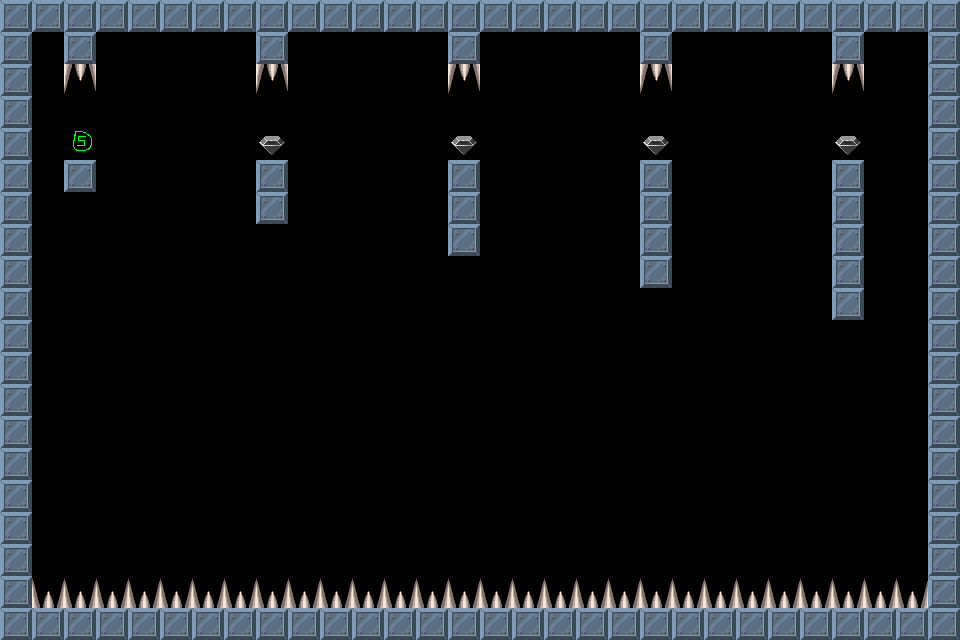

A level layout from a 2D game, rendered from its tile map. Below: a short description, then the map file with tile-grid data replaced by summaries:
An orthogonal 30x20 tile map with 32x32 px tiles, 1 tile layer (Tile Layer 1).

<map version="1.0" orientation="orthogonal" width="30" height="20" tilewidth="32" tileheight="32">
 <tileset firstgid="1" name="brick-1" tilewidth="32" tileheight="32">
  <image source="brick-1.png" width="128" height="128" />
  <tile id="0">
   <properties>
    <property name="components" value="Platform" />
   </properties>
  </tile>
  <tile id="1">
   <properties>
    <property name="components" value="PlayerStart" />
   </properties>
  </tile>
  <tile id="2">
   <properties>
    <property name="components" value="Spikes, Deadly" />
   </properties>
  </tile>
  <tile id="3">
   <properties>
    <property name="components" value="Gem" />
   </properties>
  </tile>
  <tile id="4">
   <properties>
    <property name="components" value="Spikes, Deadly" />
   </properties>
  </tile>
  <tile id="5">
   <properties>
    <property name="components" value="Stone, Pushable, Platform" />
   </properties>
  </tile>
  <tile id="6">
   <properties>
    <property name="components" value="Gem, PowerUp" />
   </properties>
  </tile>
  <tile id="7">
   <properties>
    <property name="components" value="Gem, PowerDown" />
   </properties>
  </tile>
 </tileset>
 <layer name="Tile Layer 1" width="30" height="20">
  <data>[600 cells, 154 non-empty, 5 distinct tile ids]</data>
 </layer>
</map>
